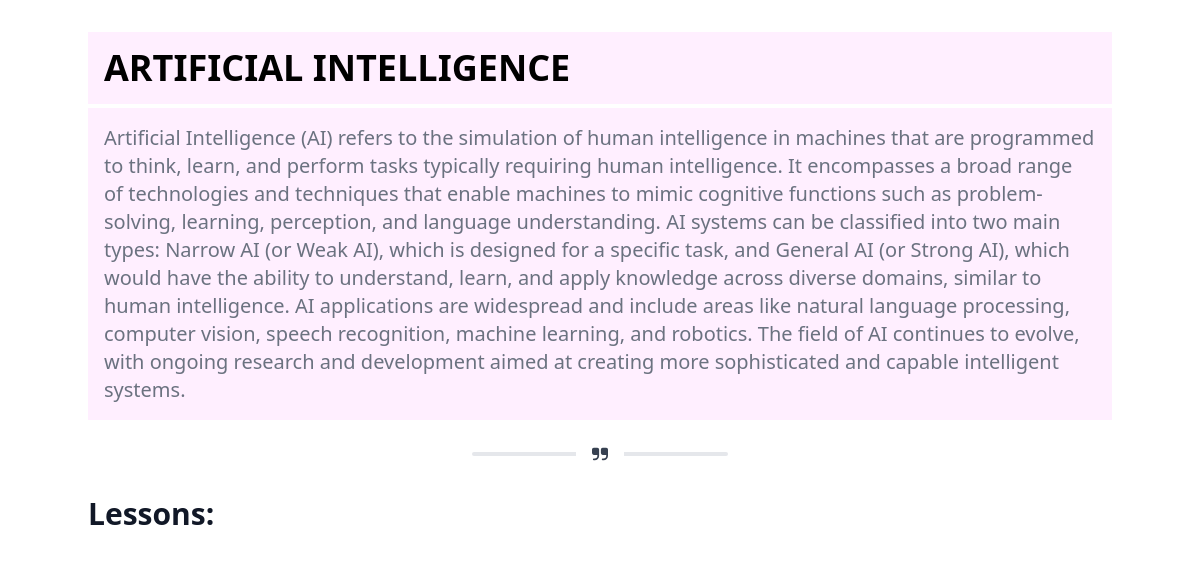
Screenshot of /course/2/ with the database file from the repository.
### lms_app/models.py (models this page shows, shortened)
class Course(models.Model):
    title = models.CharField(max_length=100)
    description = models.TextField(default="")

### lms_app/views.py (the view)
# urls.py: path('course/<int:course_id>/', views.course_detail, name='course_detail'),
def course_detail(request, course_id):
    course = get_object_or_404(Course, pk=course_id)
    lessons = Lesson.objects.filter(course=course)
    return render(request, 'course_detail.html', {'course': course, 'lessons': lessons})

### lms_app/templates/course_detail.html (shortened to what this page needs)
{% extends 'Layout.html' %}
{% block content %}
<div class="container mx-auto mt-8">
    <h1 class="text-4xl bg-[#f1f1] p-4 font-bold mb-1 uppercase">{{ course.title }}</h1>
    <p class="text-gray-500 text-xl bg-[#f1f1] p-4 dark:text-gray-400">{{ course.description }}</p>
    <div class="inline-flex items-center justify-center w-full">
        <div class="absolute px-4 -translate-x-1/2 bg-white left-1/2 dark:bg-gray-900">
        </div>
    </div>
    <div class="mt-2">
        <h2 class="mb-2 text-3xl font-semibold text-gray-900 dark:text-white">Lessons:</h2>
    </div>
</div>
{% endblock %}

### lms_app/templates/Layout.html (style rules this page uses)
* { margin: 0; padding: 0; box-sizing: border-box; }

### rows the page displays
Course: title "ARTIFICIAL INTELLIGENCE", description "Artificial Intelligence (AI) refers to the simulation of human intelligence in machines that are programmed to think, learn, and perform tasks typically requiring human intelligence. It encompasses a broad range of technologies and techniques that enable machines to mimic cognitive functions such as problem-solving, learning, perception, and language understanding. AI systems can be classified into two main types: Narrow AI (or Weak AI), which is designed for a specific task, and General AI (or Strong AI), which would have the ability to understand, learn, and apply knowledge across diverse domains, similar to human intelligence. AI applications are widespread and include areas like natural…"
